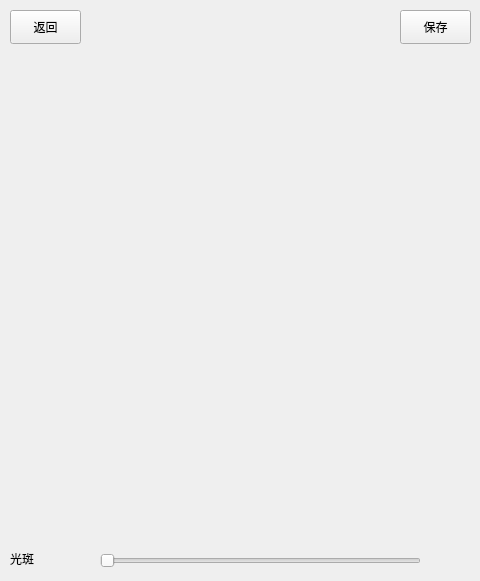
   <widget class="QWidget" name="backgroundInterface">
    <widget class="QPushButton" name="backFromBackground">
     <property name="geometry">
      <rect>
       <x>10</x>
       <y>10</y>
       <width>71</width>
       <height>34</height>
      </rect>
     </property>
     <property name="text">
      <string>返回</string>
     </property>
    </widget>
    <widget class="QPushButton" name="saveFromBackground">
     <property name="geometry">
      <rect>
       <x>400</x>
       <y>10</y>
       <width>71</width>
       <height>34</height>
      </rect>
     </property>
     <property name="text">
      <string>保存</string>
     </property>
    </widget>
    <widget class="QLabel" name="backgroundPhoto">
     <property name="geometry">
      <rect>
       <x>20</x>
       <y>90</y>
       <width>431</width>
       <height>391</height>
      </rect>
     </property>
     <property name="text">
      <string/>
     </property>
    </widget>
    <widget class="QSlider" name="guangbanSlider">
     <property name="geometry">
      <rect>
       <x>100</x>
       <y>550</y>
       <width>321</width>
       <height>22</height>
      </rect>
     </property>
     <property name="orientation">
      <enum>Qt::Horizontal</enum>
     </property>
    </widget>
    <widget class="QLabel" name="label_3">
     <property name="geometry">
      <rect>
       <x>10</x>
       <y>550</y>
       <width>81</width>
       <height>18</height>
      </rect>
     </property>
     <property name="text">
      <string>光斑</string>
     </property>
    </widget>
   </widget>
